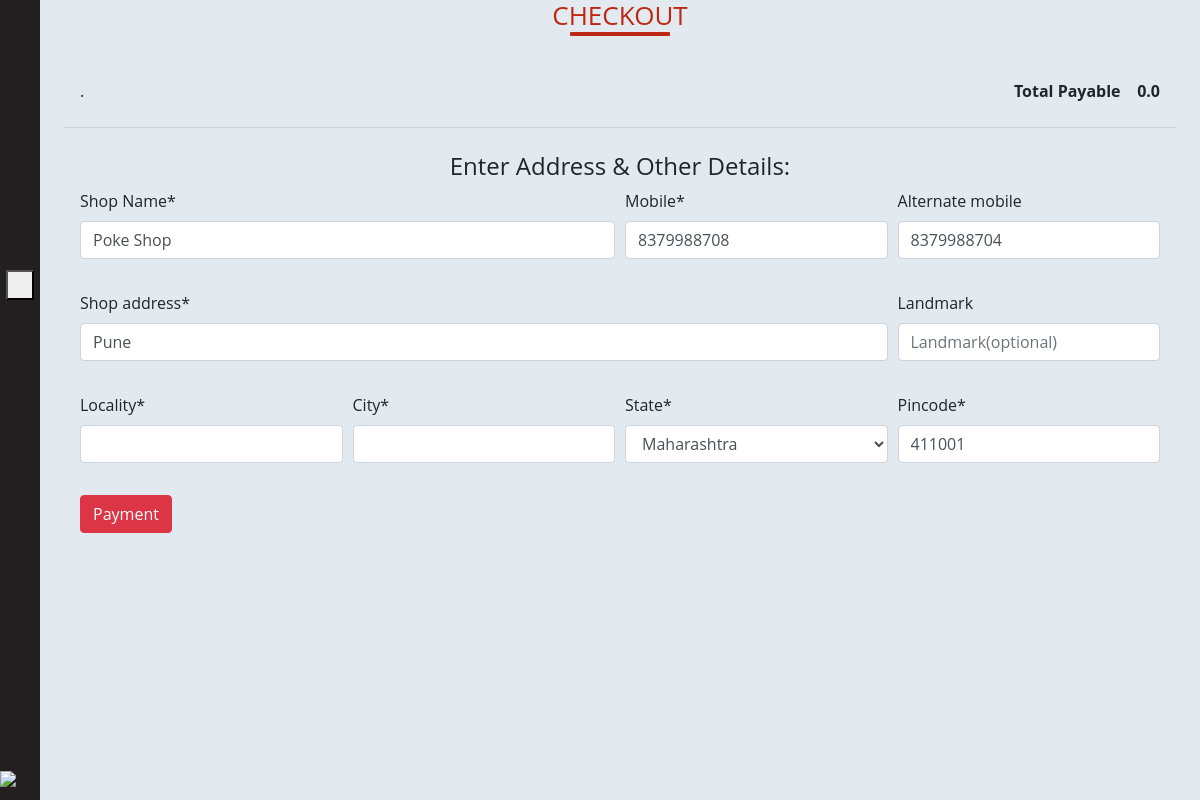
The page /seller/checkout/ (signed in) on the database its author committed.
### saler/models.py (models this page shows, shortened)
class SalerDetail(models.Model):
	SEX_CHOICES = (("Male",'Male'),("Female",'Female'),("Other",'Other'))
	STATE_CHOICES = (
		("Andaman & Nicobar Islands",'Andaman & Nicobar Islands'),
		("Andhra Pradesh",'Andhra Pradesh'),
		("Arunachal Pradesh",'Arunachal Pradesh'),
		("Assam",'Assam'),
		("Bihar",'Bihar'),
		("Chandigarh",'Chandigarh'),
		("Chhattisgarh",'Chhattisgarh'),
		("Dadra & Nagar Haveli",'Dadra & Nagar Haveli'),
		("Daman and Diu",'Daman and Diu'),
		("Delhi",'Delhi'),
		("Goa",'Goa'),
		("Gujarat",'Gujarat'),
		("Haryana",'Haryana'),
		("Himachal Pradesh",'Himachal Pradesh'),
		("Jammu & Kashmir",'Jammu & Kashmir'),
		("Jharkhand",'Jharkhand'),
		("Karnataka",'Karnataka'),
		("Kerala",'Kerala'),
		("Lakshadweep",'Lakshadweep'),
		("Madhya Pradesh",'Madhya Pradesh'),
		("Maharashtra",'Maharashtra'),
		("Manipur",'Manipur'),
		("Meghalaya",'Meghalaya'),
		("Mizoram",'Mizoram'),
		("Nagaland",'Nagaland'),
		("Odisha",'Odisha'),
		("Puducherry",'Puducherry'),
		("Punjab",'Punjab'),
		("Rajasthan",'Rajasthan'),
		("Sikkim",'Sikkim'),
		("Tamil Nadu",'Tamil Nadu'),
		("Telangana",'Telangana'),
		("Tripura",'Tripura'),
		("Uttarakhand",'Uttarakhand'),
		("Uttar Pradesh",'Uttar Pradesh'),
		("West Bengal",'West Bengal'),
		)
	user = models.OneToOneField(User, on_delete=models.CASCADE,primary_key=True)
	photo = models.ImageField(default='default.png',upload_to='user_photos')
	mobile = models.CharField(max_length=10,null=True)
	gst_Number = models.CharField(max_length=15,null=True)
	shop_Name = models.CharField(max_length=500,null=True)
	alternate_mobile = models.CharField(max_length=10,null=True,blank=True)
	shop_Address = models.TextField()
	pincode = models.CharField(max_length=6, null=True)
	landmark = models.CharField(max_length=500, null=True, blank=True)
	locality = models.CharField(max_length=100, null=True, blank=True)
	city = models.CharField(max_length=100, null=True, blank=True)
	state = models.CharField(max_length=50,choices=STATE_CHOICES, null=True)
	account_Holder_Name = models.CharField(max_length=50, null=True)
	account_Number = models.CharField(max_length=20, null=True)
	ifsc_Code = models.CharField(max_length=11, null=True)

### saler/views.py (the view)
# urls.py: path('checkout/', views.checkout, name="main_checkout"),
def checkout(request):
	if request.user.is_superuser or request.user.is_staff:
		allProds = []
		cart_prods = [p for p in MyCart.objects.all() if p.user == request.user]
		for cprod in cart_prods:
			prod = WholeSaleProduct.objects.filter(product_id=cprod.product_id)[0]
			allProds.append([cprod, prod])
		if request.method == 'POST':
			address_form = SalerAddressForm(request.POST, instance=request.user.salerdetail)
			if address_form.is_valid():
				address_form.save()
				for item in cart_prods:
					if WholeSaleProductOrders.objects.all().last():
						order_id = 'WSPOrder'+str((WholeSaleProductOrders.objects.all().last().pk)+1)
					else:
						order_id = 'WSPOrder001'
					product1 = item.product_id+'|'+str(item.number)+','
					WholeSaleProductOrders(order_id=order_id,user=request.user,products=product1).save()
					item.delete()
				return redirect('seller_orders')
		else:
			address_form = SalerAddressForm(instance=request.user.salerdetail)
		subtotal = 0.0
		delev = 0.0
		for p in cart_prods:
			subtotal += p.number * WholeSaleProduct.objects.filter(product_id=p.product_id)[0].price
		tax = subtotal*5/100
		params = {
				'allProds':allProds,
				'cart_element_no' : len(cart_prods),
				'address_form': address_form,
				'total':subtotal+tax+delev,
			}
		return render(request, 'saler/checkout.html', params)
	else:
		return redirect("/")

### saler/forms.py
class SalerAddressForm(forms.ModelForm):
	shop_Address = forms.CharField(widget=forms.TextInput(attrs={}))
	locality = forms.CharField(required =True)
	city = forms.CharField(required =True)
	alternate_mobile = forms.CharField(widget=forms.TextInput(attrs={'placeholder':'Alternate Mobile No(optional)'}), required = False)
	landmark = forms.CharField(widget=forms.TextInput(attrs={'placeholder':'Landmark(optional)'}), required = False)
	class Meta:
		model = SalerDetail
		fields = [
			'mobile',
			'shop_Name',
			'alternate_mobile',
			'shop_Address',
			'pincode',
			'landmark',
			'locality',
			'city',
			'state',
		]

### saler/templates/saler/checkout.html (shortened to what this page needs)
{% extends 'saler/base.html' %}
{% load static %}
{% block saler_head %}
{% load crispy_forms_tags %}
{% endblock saler_head %}
{% block saler_body %}
<div class="container">
    <h3><b>Checkout</b></h3>
    <div class="col my-4">
        <b style="float: right;">Total Payable <i class="fa fa-inr" aria-hidden="true"></i>{{total}} </b>.
    </div>
    <hr>
    <div class="col my-4">
        <h4 style="text-align: center;">Enter Address & Other Details:</h4>
        <form method="post" action="#">{% csrf_token %}
            <div class="form-row">
                <div class="form-group col-md-6">
                    {{address_form.shop_Name|as_crispy_field}}
                </div>
                <div class="form-group col-md-3">
                    {{address_form.mobile|as_crispy_field}}
                </div>
                <div class="form-group col-md-3">
                    {{address_form.alternate_mobile|as_crispy_field}}
                </div>
            </div>
            <div class="form-row">
                <div class="form-group col-md-9">
                    {{address_form.shop_Address|as_crispy_field}}
                </div>
                <div class="form-group col-md-3">
                    {{address_form.landmark|as_crispy_field}}
                </div>
            </div>
            <div class="form-row">
                <div class="form-group col-md-3">
                    {{address_form.locality|as_crispy_field}}
                </div>
                <div class="form-group col-md-3">
                    {{address_form.city|as_crispy_field}}
                </div>
                <div class="form-group col-md-3">
                    {{address_form.state|as_crispy_field}}
                </div>
                <div class="form-group col-md-3">
                    {{address_form.pincode|as_crispy_field}}
                </div>
            </div>
            <button type="submit" class="btn btn-danger">Payment</button>
        </form>
    </div>
</div>
{% endblock saler_body %}

### saler/templates/saler/checkout.html (style rules this page uses)
h3 { color: #000; font-size: 26px; font-weight: 300; text-align: center; text-transform: uppercase; position: relative; }
h3 b { color: #be2714; }
h3::after { content: ""; width: 100px; position: absolute; margin: 0 auto; height: 4px; border-radius: 1px; background: #be2714; left: 0; right: 0; bottom: -5px; }

### rows shown on the page
SalerDetail: shop_Name "Poke Shop", mobile "8379988708", alternate_mobile "8379988704", shop_Address "Pune", state "Maharashtra", pincode "411001"

### other values the page prints
{{ total }} "0.0"
